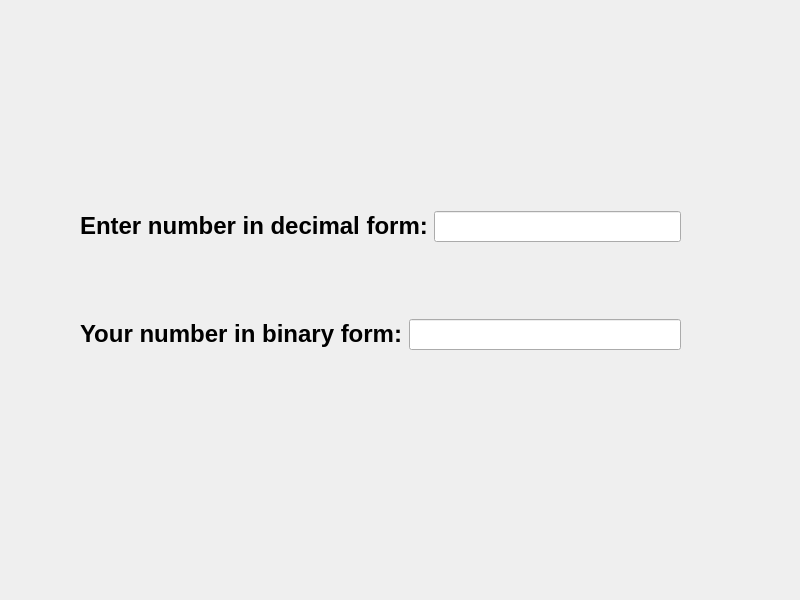
<?xml version="1.0" encoding="UTF-8"?>
<ui version="4.0">
 <class>MainWindow</class>
 <widget class="QMainWindow" name="MainWindow">
  <property name="geometry">
   <rect>
    <x>0</x>
    <y>0</y>
    <width>800</width>
    <height>600</height>
   </rect>
  </property>
  <property name="windowTitle">
   <string>MainWindow</string>
  </property>
  <widget class="QWidget" name="centralwidget">
   <widget class="QWidget" name="verticalLayoutWidget">
    <property name="geometry">
     <rect>
      <x>80</x>
      <y>140</y>
      <width>601</width>
      <height>281</height>
     </rect>
    </property>
    <layout class="QVBoxLayout" name="verticalLayout">
     <item>
      <layout class="QHBoxLayout" name="horizontalLayout_3">
       <property name="sizeConstraint">
        <enum>QLayout::SetFixedSize</enum>
       </property>
       <item>
        <widget class="QLabel" name="label_3">
         <property name="text">
          <string>&lt;html&gt;&lt;head/&gt;&lt;body&gt;&lt;p&gt;&lt;span style=&quot; font-size:18pt; font-weight:700;&quot;&gt;Enter number in decimal form:&lt;/span&gt;&lt;/p&gt;&lt;/body&gt;&lt;/html&gt;</string>
         </property>
        </widget>
       </item>
       <item>
        <widget class="QLineEdit" name="lineEdit_decNum">
         <property name="minimumSize">
          <size>
           <width>0</width>
           <height>31</height>
          </size>
         </property>
         <property name="maximumSize">
          <size>
           <width>16777215</width>
           <height>31</height>
          </size>
         </property>
         <property name="text">
          <string/>
         </property>
         <property name="maxLength">
          <number>200</number>
         </property>
         <property name="frame">
          <bool>true</bool>
         </property>
         <property name="cursorPosition">
          <number>0</number>
         </property>
        </widget>
       </item>
      </layout>
     </item>
     <item>
      <layout class="QHBoxLayout" name="horizontalLayout">
       <property name="sizeConstraint">
        <enum>QLayout::SetFixedSize</enum>
       </property>
       <item>
        <widget class="QLabel" name="label_2">
         <property name="text">
          <string>&lt;html&gt;&lt;head/&gt;&lt;body&gt;&lt;p&gt;&lt;span style=&quot; font-size:18pt; font-weight:700;&quot;&gt;Your number in binary form:&lt;/span&gt;&lt;/p&gt;&lt;/body&gt;&lt;/html&gt;</string>
         </property>
        </widget>
       </item>
       <item>
        <widget class="QLineEdit" name="lineEdit_binNum">
         <property name="minimumSize">
          <size>
           <width>0</width>
           <height>31</height>
          </size>
         </property>
         <property name="maximumSize">
          <size>
           <width>16777215</width>
           <height>31</height>
          </size>
         </property>
         <property name="text">
          <string/>
         </property>
         <property name="maxLength">
          <number>200</number>
         </property>
         <property name="frame">
          <bool>true</bool>
         </property>
         <property name="cursorPosition">
          <number>0</number>
         </property>
        </widget>
       </item>
      </layout>
     </item>
    </layout>
   </widget>
  </widget>
 </widget>
 <resources/>
 <connections/>
</ui>
